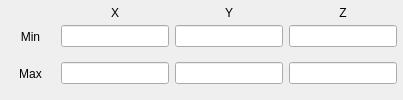
                    <widget class="QFrame" name="frame_DefineSurfaceBox">
                     <property name="frameShape">
                      <enum>QFrame::NoFrame</enum>
                     </property>
                     <property name="frameShadow">
                      <enum>QFrame::Raised</enum>
                     </property>
                     <layout class="QVBoxLayout" name="verticalLayout_7">
                      <property name="spacing">
                       <number>0</number>
                      </property>
                      <property name="margin">
                       <number>0</number>
                      </property>
                      <item>
                       <widget class="QFrame" name="frame_10">
                        <property name="frameShape">
                         <enum>QFrame::NoFrame</enum>
                        </property>
                        <property name="frameShadow">
                         <enum>QFrame::Raised</enum>
                        </property>
                        <layout class="QHBoxLayout" name="horizontalLayout_12">
                         <property name="spacing">
                          <number>0</number>
                         </property>
                         <property name="leftMargin">
                          <number>3</number>
                         </property>
                         <property name="topMargin">
                          <number>0</number>
                         </property>
                         <property name="rightMargin">
                          <number>3</number>
                         </property>
                         <property name="bottomMargin">
                          <number>0</number>
                         </property>
                         <item>
                          <widget class="QFrame" name="frame_33">
                           <property name="sizePolicy">
                            <sizepolicy hsizetype="Fixed" vsizetype="Preferred">
                             <horstretch>0</horstretch>
                             <verstretch>0</verstretch>
                            </sizepolicy>
                           </property>
                           <property name="minimumSize">
                            <size>
                             <width>55</width>
                             <height>0</height>
                            </size>
                           </property>
                           <property name="frameShape">
                            <enum>QFrame::NoFrame</enum>
                           </property>
                           <property name="frameShadow">
                            <enum>QFrame::Raised</enum>
                           </property>
                           <layout class="QVBoxLayout" name="verticalLayout_29">
                            <property name="spacing">
                             <number>3</number>
                            </property>
                            <property name="margin">
                             <number>3</number>
                            </property>
                            <item>
                             <widget class="QLabel" name="label_51">
                              <property name="text">
                               <string/>
                              </property>
                             </widget>
                            </item>
                            <item>
                             <widget class="QLabel" name="label_23">
                              <property name="text">
                               <string>Min</string>
                              </property>
                              <property name="alignment">
                               <set>Qt::AlignCenter</set>
                              </property>
                             </widget>
                            </item>
                           </layout>
                          </widget>
                         </item>
                         <item>
                          <widget class="QFrame" name="frame_34">
                           <property name="frameShape">
                            <enum>QFrame::NoFrame</enum>
                           </property>
                           <property name="frameShadow">
                            <enum>QFrame::Raised</enum>
                           </property>
                           <layout class="QVBoxLayout" name="verticalLayout_35">
                            <property name="spacing">
                             <number>3</number>
                            </property>
                            <property name="margin">
                             <number>3</number>
                            </property>
                            <item>
                             <widget class="QLabel" name="label_24">
                              <property name="text">
                               <string>X</string>
                              </property>
                              <property name="alignment">
                               <set>Qt::AlignCenter</set>
                              </property>
                             </widget>
                            </item>
                            <item>
                             <widget class="QLineEdit" name="txt_Min_Box_Sur_X"/>
                            </item>
                           </layout>
                          </widget>
                         </item>
                         <item>
                          <widget class="QFrame" name="frame_41">
                           <property name="frameShape">
                            <enum>QFrame::NoFrame</enum>
                           </property>
                           <property name="frameShadow">
                            <enum>QFrame::Raised</enum>
                           </property>
                           <layout class="QVBoxLayout" name="verticalLayout_36">
                            <property name="spacing">
                             <number>3</number>
                            </property>
                            <property name="margin">
                             <number>3</number>
                            </property>
                            <item>
                             <widget class="QLabel" name="label_25">
                              <property name="text">
                               <string>Y</string>
                              </property>
                              <property name="alignment">
                               <set>Qt::AlignCenter</set>
                              </property>
                             </widget>
                            </item>
                            <item>
                             <widget class="QLineEdit" name="txt_Min_Box_Sur_Y"/>
                            </item>
                           </layout>
                          </widget>
                         </item>
                         <item>
                          <widget class="QFrame" name="frame_42">
                           <property name="frameShape">
                            <enum>QFrame::NoFrame</enum>
                           </property>
                           <property name="frameShadow">
                            <enum>QFrame::Raised</enum>
                           </property>
                           <layout class="QVBoxLayout" name="verticalLayout_37">
                            <property name="spacing">
                             <number>3</number>
                            </property>
                            <property name="margin">
                             <number>3</number>
                            </property>
                            <item>
                             <widget class="QLabel" name="label_26">
                              <property name="text">
                               <string>Z</string>
                              </property>
                              <property name="alignment">
                               <set>Qt::AlignCenter</set>
                              </property>
                             </widget>
                            </item>
                            <item>
                             <widget class="QLineEdit" name="txt_Min_Box_Sur_Z"/>
                            </item>
                           </layout>
                          </widget>
                         </item>
                        </layout>
                       </widget>
                      </item>
                      <item>
                       <widget class="QFrame" name="frame_13">
                        <property name="frameShape">
                         <enum>QFrame::NoFrame</enum>
                        </property>
                        <property name="frameShadow">
                         <enum>QFrame::Raised</enum>
                        </property>
                        <layout class="QHBoxLayout" name="horizontalLayout_13">
                         <property name="spacing">
                          <number>0</number>
                         </property>
                         <property name="leftMargin">
                          <number>3</number>
                         </property>
                         <property name="topMargin">
                          <number>0</number>
                         </property>
                         <property name="rightMargin">
                          <number>3</number>
                         </property>
                         <property name="bottomMargin">
                          <number>0</number>
                         </property>
                         <item>
                          <widget class="QFrame" name="frame_43">
                           <property name="sizePolicy">
                            <sizepolicy hsizetype="Fixed" vsizetype="Preferred">
                             <horstretch>0</horstretch>
                             <verstretch>0</verstretch>
                            </sizepolicy>
                           </property>
                           <property name="minimumSize">
                            <size>
                             <width>55</width>
                             <height>0</height>
                            </size>
                           </property>
                           <property name="frameShape">
                            <enum>QFrame::NoFrame</enum>
                           </property>
                           <property name="frameShadow">
                            <enum>QFrame::Raised</enum>
                           </property>
                           <layout class="QVBoxLayout" name="verticalLayout_38">
                            <property name="spacing">
                             <number>3</number>
                            </property>
                            <property name="leftMargin">
                             <number>3</number>
                            </property>
                            <property name="topMargin">
                             <number>0</number>
                            </property>
                            <property name="rightMargin">
                             <number>3</number>
                            </property>
                            <property name="bottomMargin">
                             <number>3</number>
                            </property>
                            <item>
                             <widget class="QLabel" name="label_27">
                              <property name="text">
                               <string>Max</string>
                              </property>
                              <property name="alignment">
                               <set>Qt::AlignCenter</set>
                              </property>
                             </widget>
                            </item>
                           </layout>
                          </widget>
                         </item>
                         <item>
                          <widget class="QFrame" name="frame_44">
                           <property name="frameShape">
                            <enum>QFrame::NoFrame</enum>
                           </property>
                           <property name="frameShadow">
                            <enum>QFrame::Raised</enum>
                           </property>
                           <layout class="QVBoxLayout" name="verticalLayout_39">
                            <property name="spacing">
                             <number>3</number>
                            </property>
                            <property name="leftMargin">
                             <number>3</number>
                            </property>
                            <property name="topMargin">
                             <number>0</number>
                            </property>
                            <property name="rightMargin">
                             <number>3</number>
                            </property>
                            <property name="bottomMargin">
                             <number>3</number>
                            </property>
                            <item>
                             <widget class="QLineEdit" name="txt_Max_Box_Sur_X"/>
                            </item>
                           </layout>
                          </widget>
                         </item>
                         <item>
                          <widget class="QFrame" name="frame_45">
                           <property name="frameShape">
                            <enum>QFrame::NoFrame</enum>
                           </property>
                           <property name="frameShadow">
                            <enum>QFrame::Raised</enum>
                           </property>
                           <layout class="QVBoxLayout" name="verticalLayout_40">
                            <property name="spacing">
                             <number>3</number>
                            </property>
                            <property name="leftMargin">
                             <number>3</number>
                            </property>
                            <property name="topMargin">
                             <number>0</number>
                            </property>
                            <property name="rightMargin">
                             <number>3</number>
                            </property>
                            <property name="bottomMargin">
                             <number>3</number>
                            </property>
                            <item>
                             <widget class="QLineEdit" name="txt_Max_Box_Sur_Y"/>
                            </item>
                           </layout>
                          </widget>
                         </item>
                         <item>
                          <widget class="QFrame" name="frame_46">
                           <property name="frameShape">
                            <enum>QFrame::NoFrame</enum>
                           </property>
                           <property name="frameShadow">
                            <enum>QFrame::Raised</enum>
                           </property>
                           <layout class="QVBoxLayout" name="verticalLayout_41">
                            <property name="spacing">
                             <number>3</number>
                            </property>
                            <property name="leftMargin">
                             <number>3</number>
                            </property>
                            <property name="topMargin">
                             <number>0</number>
                            </property>
                            <property name="rightMargin">
                             <number>3</number>
                            </property>
                            <property name="bottomMargin">
                             <number>3</number>
                            </property>
                            <item>
                             <widget class="QLineEdit" name="txt_Max_Box_Sur_Z"/>
                            </item>
                           </layout>
                          </widget>
                         </item>
                        </layout>
                       </widget>
                      </item>
                     </layout>
                    </widget>
